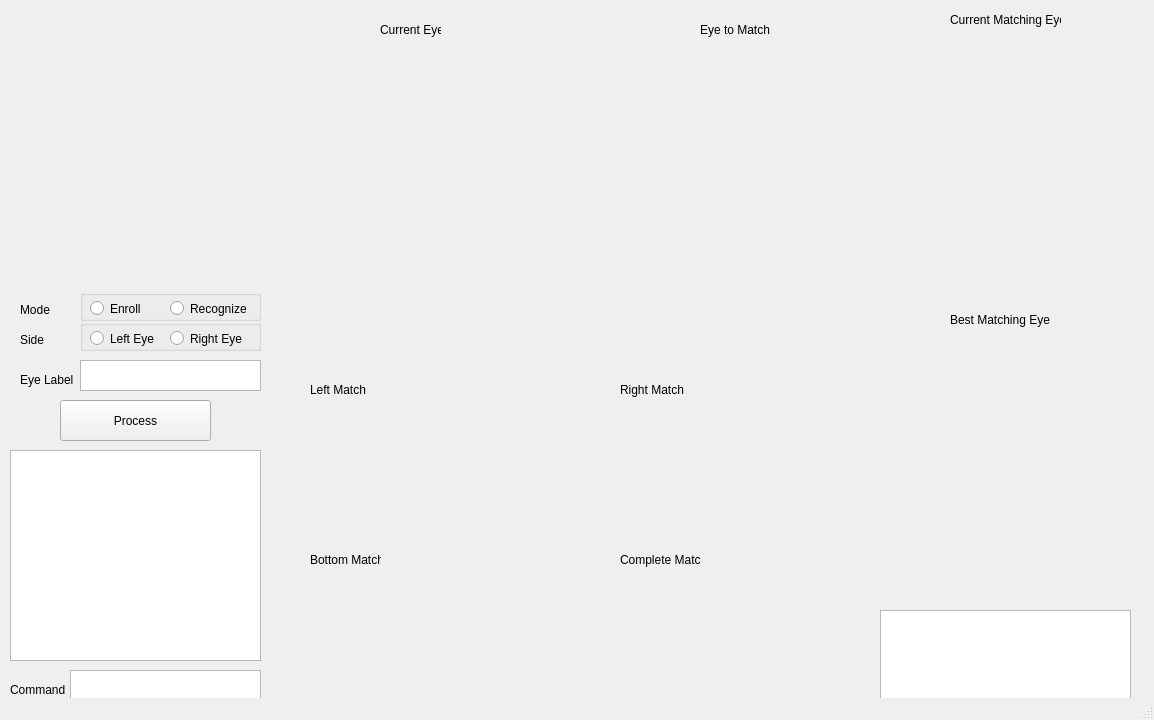
<?xml version="1.0" encoding="UTF-8"?>
<ui version="4.0">
 <class>MainWindow</class>
 <widget class="QMainWindow" name="MainWindow">
  <property name="geometry">
   <rect>
    <x>0</x>
    <y>0</y>
    <width>1154</width>
    <height>720</height>
   </rect>
  </property>
  <property name="windowTitle">
   <string>MainWindow</string>
  </property>
  <widget class="QWidget" name="centralwidget">
   <widget class="QLabel" name="label">
    <property name="geometry">
     <rect>
      <x>10</x>
      <y>20</y>
      <width>251</width>
      <height>261</height>
     </rect>
    </property>
    <property name="acceptDrops">
     <bool>true</bool>
    </property>
    <property name="text">
     <string/>
    </property>
    <property name="pixmap">
     <pixmap>../Downloads/iris-recognition-master (1)/iris-recognition-master/aeval1.bmp</pixmap>
    </property>
    <property name="scaledContents">
     <bool>true</bool>
    </property>
   </widget>
   <widget class="QPushButton" name="pushButton">
    <property name="geometry">
     <rect>
      <x>60</x>
      <y>400</y>
      <width>151</width>
      <height>41</height>
     </rect>
    </property>
    <property name="text">
     <string>Process</string>
    </property>
   </widget>
   <widget class="QGroupBox" name="groupBox">
    <property name="geometry">
     <rect>
      <x>80</x>
      <y>320</y>
      <width>181</width>
      <height>31</height>
     </rect>
    </property>
    <property name="title">
     <string/>
    </property>
    <widget class="QRadioButton" name="radioButton">
     <property name="geometry">
      <rect>
       <x>10</x>
       <y>10</y>
       <width>82</width>
       <height>17</height>
      </rect>
     </property>
     <property name="text">
      <string>Left Eye</string>
     </property>
    </widget>
    <widget class="QRadioButton" name="radioButton_2">
     <property name="geometry">
      <rect>
       <x>90</x>
       <y>10</y>
       <width>82</width>
       <height>17</height>
      </rect>
     </property>
     <property name="text">
      <string>Right Eye</string>
     </property>
    </widget>
   </widget>
   <widget class="QTextEdit" name="textEdit">
    <property name="geometry">
     <rect>
      <x>80</x>
      <y>360</y>
      <width>181</width>
      <height>31</height>
     </rect>
    </property>
   </widget>
   <widget class="QLabel" name="label_2">
    <property name="geometry">
     <rect>
      <x>20</x>
      <y>370</y>
      <width>61</width>
      <height>20</height>
     </rect>
    </property>
    <property name="text">
     <string>Eye Label</string>
    </property>
   </widget>
   <widget class="QGroupBox" name="groupBox_2">
    <property name="geometry">
     <rect>
      <x>80</x>
      <y>290</y>
      <width>181</width>
      <height>31</height>
     </rect>
    </property>
    <property name="title">
     <string/>
    </property>
    <widget class="QRadioButton" name="radioButton_7">
     <property name="geometry">
      <rect>
       <x>10</x>
       <y>10</y>
       <width>82</width>
       <height>17</height>
      </rect>
     </property>
     <property name="text">
      <string>Enroll</string>
     </property>
    </widget>
    <widget class="QRadioButton" name="radioButton_8">
     <property name="geometry">
      <rect>
       <x>90</x>
       <y>10</y>
       <width>82</width>
       <height>17</height>
      </rect>
     </property>
     <property name="text">
      <string>Recognize</string>
     </property>
    </widget>
   </widget>
   <widget class="QLabel" name="label_4">
    <property name="geometry">
     <rect>
      <x>20</x>
      <y>330</y>
      <width>61</width>
      <height>20</height>
     </rect>
    </property>
    <property name="text">
     <string>Side</string>
    </property>
   </widget>
   <widget class="QLabel" name="label_5">
    <property name="geometry">
     <rect>
      <x>20</x>
      <y>300</y>
      <width>61</width>
      <height>20</height>
     </rect>
    </property>
    <property name="text">
     <string>Mode</string>
    </property>
   </widget>
   <widget class="QLabel" name="label_14">
    <property name="geometry">
     <rect>
      <x>380</x>
      <y>20</y>
      <width>61</width>
      <height>20</height>
     </rect>
    </property>
    <property name="text">
     <string>Current Eye</string>
    </property>
   </widget>
   <widget class="QLabel" name="label_15">
    <property name="geometry">
     <rect>
      <x>700</x>
      <y>20</y>
      <width>71</width>
      <height>20</height>
     </rect>
    </property>
    <property name="text">
     <string>Eye to Match</string>
    </property>
   </widget>
   <widget class="QLabel" name="label_24">
    <property name="geometry">
     <rect>
      <x>280</x>
      <y>410</y>
      <width>261</width>
      <height>131</height>
     </rect>
    </property>
    <property name="acceptDrops">
     <bool>true</bool>
    </property>
    <property name="text">
     <string/>
    </property>
    <property name="pixmap">
     <pixmap>../Downloads/iris-recognition-master (1)/iris-recognition-master/left-side_matches.jpg</pixmap>
    </property>
    <property name="scaledContents">
     <bool>true</bool>
    </property>
   </widget>
   <widget class="QTextEdit" name="textEdit_2">
    <property name="geometry">
     <rect>
      <x>10</x>
      <y>450</y>
      <width>251</width>
      <height>211</height>
     </rect>
    </property>
    <property name="html">
     <string>&lt;!DOCTYPE HTML PUBLIC &quot;-//W3C//DTD HTML 4.0//EN&quot; &quot;http://www.w3.org/TR/REC-html40/strict.dtd&quot;&gt;
&lt;html&gt;&lt;head&gt;&lt;meta name=&quot;qrichtext&quot; content=&quot;1&quot; /&gt;&lt;style type=&quot;text/css&quot;&gt;
p, li { white-space: pre-wrap; }
&lt;/style&gt;&lt;/head&gt;&lt;body style=&quot; font-family:'MS Shell Dlg 2'; font-size:8.25pt; font-weight:400; font-style:normal;&quot;&gt;
&lt;p style=&quot;-qt-paragraph-type:empty; margin-top:0px; margin-bottom:0px; margin-left:0px; margin-right:0px; -qt-block-indent:0; text-indent:0px;&quot;&gt;&lt;br /&gt;&lt;/p&gt;&lt;/body&gt;&lt;/html&gt;</string>
    </property>
   </widget>
   <widget class="QLabel" name="label_28">
    <property name="geometry">
     <rect>
      <x>310</x>
      <y>380</y>
      <width>61</width>
      <height>20</height>
     </rect>
    </property>
    <property name="text">
     <string>Left Match</string>
    </property>
   </widget>
   <widget class="QLabel" name="label_30">
    <property name="geometry">
     <rect>
      <x>310</x>
      <y>550</y>
      <width>71</width>
      <height>20</height>
     </rect>
    </property>
    <property name="text">
     <string>Bottom Match</string>
    </property>
   </widget>
   <widget class="QLabel" name="label_34">
    <property name="geometry">
     <rect>
      <x>620</x>
      <y>380</y>
      <width>81</width>
      <height>20</height>
     </rect>
    </property>
    <property name="text">
     <string>Right Match</string>
    </property>
   </widget>
   <widget class="QLabel" name="label_35">
    <property name="geometry">
     <rect>
      <x>620</x>
      <y>550</y>
      <width>81</width>
      <height>20</height>
     </rect>
    </property>
    <property name="text">
     <string>Complete Match</string>
    </property>
   </widget>
   <widget class="QTextEdit" name="textEdit_3">
    <property name="geometry">
     <rect>
      <x>70</x>
      <y>670</y>
      <width>191</width>
      <height>31</height>
     </rect>
    </property>
   </widget>
   <widget class="QLabel" name="label_36">
    <property name="geometry">
     <rect>
      <x>10</x>
      <y>680</y>
      <width>61</width>
      <height>20</height>
     </rect>
    </property>
    <property name="text">
     <string>Command</string>
    </property>
   </widget>
   <widget class="QLabel" name="label_37">
    <property name="geometry">
     <rect>
      <x>880</x>
      <y>30</y>
      <width>251</width>
      <height>261</height>
     </rect>
    </property>
    <property name="acceptDrops">
     <bool>true</bool>
    </property>
    <property name="text">
     <string/>
    </property>
    <property name="pixmap">
     <pixmap>../Downloads/iris-recognition-master (1)/iris-recognition-master/aeval2.bmp</pixmap>
    </property>
    <property name="scaledContents">
     <bool>true</bool>
    </property>
   </widget>
   <widget class="QLabel" name="label_38">
    <property name="geometry">
     <rect>
      <x>950</x>
      <y>10</y>
      <width>111</width>
      <height>20</height>
     </rect>
    </property>
    <property name="text">
     <string>Current Matching Eye</string>
    </property>
   </widget>
   <widget class="QTextEdit" name="textEdit_4">
    <property name="geometry">
     <rect>
      <x>880</x>
      <y>610</y>
      <width>251</width>
      <height>111</height>
     </rect>
    </property>
    <property name="html">
     <string>&lt;!DOCTYPE HTML PUBLIC &quot;-//W3C//DTD HTML 4.0//EN&quot; &quot;http://www.w3.org/TR/REC-html40/strict.dtd&quot;&gt;
&lt;html&gt;&lt;head&gt;&lt;meta name=&quot;qrichtext&quot; content=&quot;1&quot; /&gt;&lt;style type=&quot;text/css&quot;&gt;
p, li { white-space: pre-wrap; }
&lt;/style&gt;&lt;/head&gt;&lt;body style=&quot; font-family:'MS Shell Dlg 2'; font-size:8.25pt; font-weight:400; font-style:normal;&quot;&gt;
&lt;p style=&quot;-qt-paragraph-type:empty; margin-top:0px; margin-bottom:0px; margin-left:0px; margin-right:0px; -qt-block-indent:0; text-indent:0px;&quot;&gt;&lt;br /&gt;&lt;/p&gt;&lt;/body&gt;&lt;/html&gt;</string>
    </property>
   </widget>
   <widget class="QLabel" name="label_39">
    <property name="geometry">
     <rect>
      <x>280</x>
      <y>50</y>
      <width>261</width>
      <height>291</height>
     </rect>
    </property>
    <property name="acceptDrops">
     <bool>true</bool>
    </property>
    <property name="text">
     <string/>
    </property>
    <property name="pixmap">
     <pixmap>../Downloads/iris-recognition-master (1)/iris-recognition-master/aeval1.bmp.jpg</pixmap>
    </property>
    <property name="scaledContents">
     <bool>true</bool>
    </property>
   </widget>
   <widget class="QLabel" name="label_40">
    <property name="geometry">
     <rect>
      <x>600</x>
      <y>50</y>
      <width>261</width>
      <height>291</height>
     </rect>
    </property>
    <property name="acceptDrops">
     <bool>true</bool>
    </property>
    <property name="text">
     <string/>
    </property>
    <property name="pixmap">
     <pixmap>../Downloads/iris-recognition-master (1)/iris-recognition-master/aeval2.bmp.jpg</pixmap>
    </property>
    <property name="scaledContents">
     <bool>true</bool>
    </property>
   </widget>
   <widget class="QLabel" name="label_26">
    <property name="geometry">
     <rect>
      <x>280</x>
      <y>570</y>
      <width>261</width>
      <height>131</height>
     </rect>
    </property>
    <property name="acceptDrops">
     <bool>true</bool>
    </property>
    <property name="text">
     <string/>
    </property>
    <property name="pixmap">
     <pixmap>../Downloads/iris-recognition-master (1)/iris-recognition-master/bottom_matches.jpg</pixmap>
    </property>
    <property name="scaledContents">
     <bool>true</bool>
    </property>
   </widget>
   <widget class="QLabel" name="label_25">
    <property name="geometry">
     <rect>
      <x>600</x>
      <y>410</y>
      <width>261</width>
      <height>131</height>
     </rect>
    </property>
    <property name="acceptDrops">
     <bool>true</bool>
    </property>
    <property name="text">
     <string/>
    </property>
    <property name="pixmap">
     <pixmap>../Downloads/iris-recognition-master (1)/iris-recognition-master/right-side_matches.jpg</pixmap>
    </property>
    <property name="scaledContents">
     <bool>true</bool>
    </property>
   </widget>
   <widget class="QLabel" name="label_27">
    <property name="geometry">
     <rect>
      <x>600</x>
      <y>570</y>
      <width>261</width>
      <height>131</height>
     </rect>
    </property>
    <property name="acceptDrops">
     <bool>true</bool>
    </property>
    <property name="text">
     <string/>
    </property>
    <property name="pixmap">
     <pixmap>../Downloads/iris-recognition-master (1)/iris-recognition-master/complete_matches.jpg</pixmap>
    </property>
    <property name="scaledContents">
     <bool>true</bool>
    </property>
   </widget>
   <widget class="QLabel" name="label_41">
    <property name="geometry">
     <rect>
      <x>880</x>
      <y>340</y>
      <width>251</width>
      <height>261</height>
     </rect>
    </property>
    <property name="acceptDrops">
     <bool>true</bool>
    </property>
    <property name="text">
     <string/>
    </property>
    <property name="pixmap">
     <pixmap>../Downloads/iris-recognition-master (1)/iris-recognition-master/aeval2.bmp</pixmap>
    </property>
    <property name="scaledContents">
     <bool>true</bool>
    </property>
   </widget>
   <widget class="QLabel" name="label_42">
    <property name="geometry">
     <rect>
      <x>950</x>
      <y>310</y>
      <width>111</width>
      <height>20</height>
     </rect>
    </property>
    <property name="text">
     <string>Best Matching Eye</string>
    </property>
   </widget>
  </widget>
  <widget class="QStatusBar" name="statusbar"/>
 </widget>
 <resources/>
 <connections/>
</ui>
